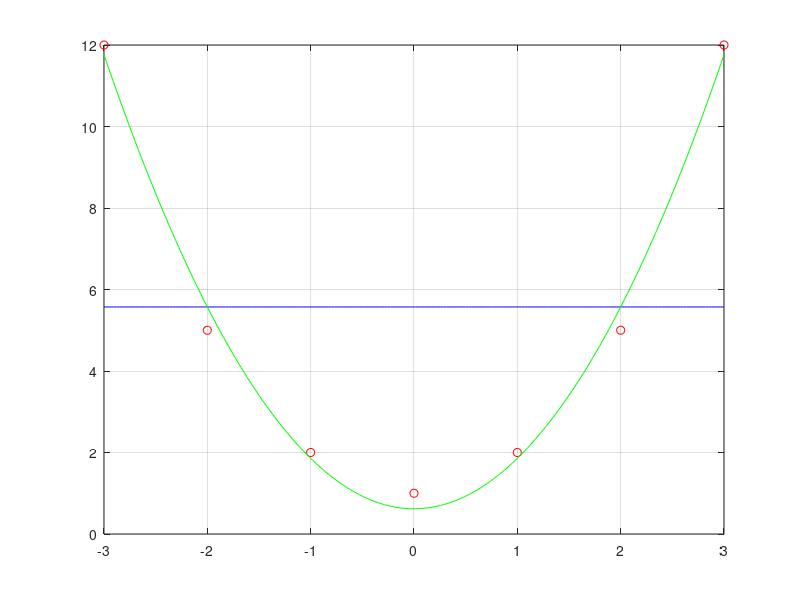

Write MATLAB code to recreate this figure.
%=====================================================================
% PROBLEMA 3.5
% Matematica computacional para telecomunicaciones.
% Un enfoque practico con Octave y MATLAB.
% Irene Gomez Bueno y Pablo Guerrero Garcia.
%
% Ejecutar desde esta carpeta tras haber ejecutado iniciar.m en la raiz
% del repositorio.
%=====================================================================

disp('--------------------------------------------')
disp('PROBLEMA 3.5')
disp('--------------------------------------------')

x=[-3 -2 -1 0 1 2 3];
y=[12 5 2 1 2 5 12];
N=length(x);

disp('Ajuste lineal')

p1=polyfit(x,y,1);
ye1=polyval(p1,x);
e1=y-ye1;

mY=mean(y);
vY=sum(y.^2)/N-mY^2;

SSE1=sum(e1.^2)
R2_1=1-var(e1,1)/vY

xx=linspace(min(x),max(x),200);
plot(x,y,'ro',xx,polyval(p1,xx),'b-'), grid on;
hold on;

disp('Ajuste parabolico')

p2=polyfit(x,y,2);
ye2=polyval(p2,x);
e2=y-ye2;

SSE2=sum(e2.^2)
R2_2=1-var(e2,1)/vY

plot(xx,polyval(p2,xx),'g-');
hold off;

disp('El mejor ajuste es el parabolico, porque tiene R2 mas cerca de 1 y SSE menor')
